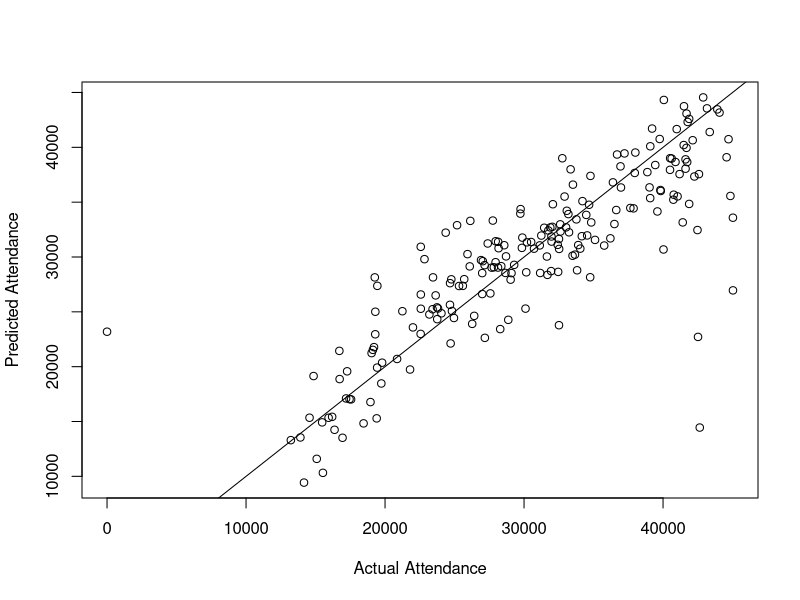
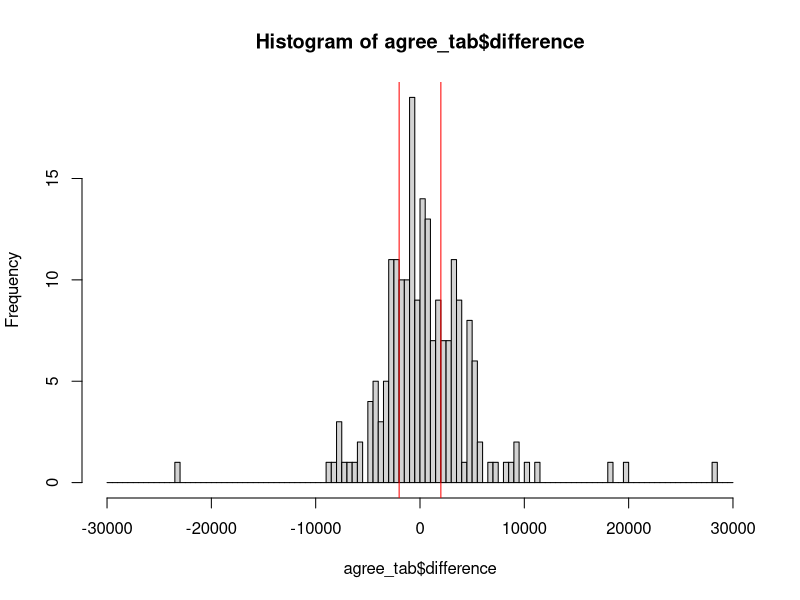

Reproduce these figures in R, in order.
## ---- chunk 1
knitr::opts_chunk$set(echo = TRUE)
## ---- chunk 2
library(readr)
library(fastDummies)
library(dplyr)

dat <- read_csv("2010_2019_DET_w_weather.csv")
dat <- select(dat, c("DH_Game","Year", "DOW", "Away", "H_Game_number", "H_Wins","A_Wins","Game_Time","Attendance", "PRCP", "TMAX", "TMIN",WT01,WT03,WT07, WT08, WT16,WT18))

#dat <-dat[-1]
dat$DOW <- as.factor(dat$DOW)
dat$DH_Game <- as.factor(dat$DH_Game)
dat$Year <- as.factor(dat$Year)
dat$Away <- as.factor(dat$Away)
dat$Game_Time <- as.factor(dat$Game_Time)

dat <- dummy_cols(dat, select_columns = c("DOW","DH_Game","Year", "Away", "Game_Time"))
dat$DOW <- NULL
dat$DH_Game <- NULL
dat$Year <- NULL
dat$Away <- NULL
dat$Game_Time <- NULL
normalize <- function(x) {
  return ((x - min(x)) / (max(x) - min(x)))
}
dat[5:7] <- as.data.frame(lapply(dat[5:7], normalize))

## 75% of the sample size
smp_size <- floor(0.75 * nrow(dat))

## set the seed to make your partition reproducible
set.seed(123)
train_ind <- sample(seq_len(nrow(dat)), size = smp_size)

train <-dat[train_ind, ]
test <- dat[-train_ind, ]

library(kernlab)
model.1 <- ksvm(Attendance ~ ., data = train,
                          kernel = "polydot", type = "eps-bsvr")

# look at basic information about the model
model.1

## Step 3: Evaluating model performance 
# predictions on testing dataset
model.1.predictions <- predict(model.1, test)
model.1.predictions <- as.integer(round(model.1.predictions))

oosmse <- mean((test$Attendance-model.1.predictions)^2)
summary(oosmse)
plot(x=test$Attendance, y=model.1.predictions, 
       xlab="Actual Attendance", ylab="Predicted Attendance")
  abline(a=0,b=1) 

lm_model <- lm(test$Attendance~model.1.predictions)
summary(lm_model)


## ---- chunk 3
# look only at agreement vs. non-agreement
# construct a vector of TRUE/FALSE indicating correct/incorrect predictions
agree_tab <- data.frame(test$Attendance, model.1.predictions)
agree_tab$difference <- agree_tab$test.Attendance - agree_tab$model.1.predictions
limit <- 2000
agree_tab$agreement <- ifelse(abs(agree_tab$difference) <= limit, TRUE, FALSE)
prop.table(table(agree_tab$agreement))
hist(agree_tab$difference, breaks = seq(-30000,30000,500))
abline(v=limit,col="red")
abline(v=-limit,col="red")
